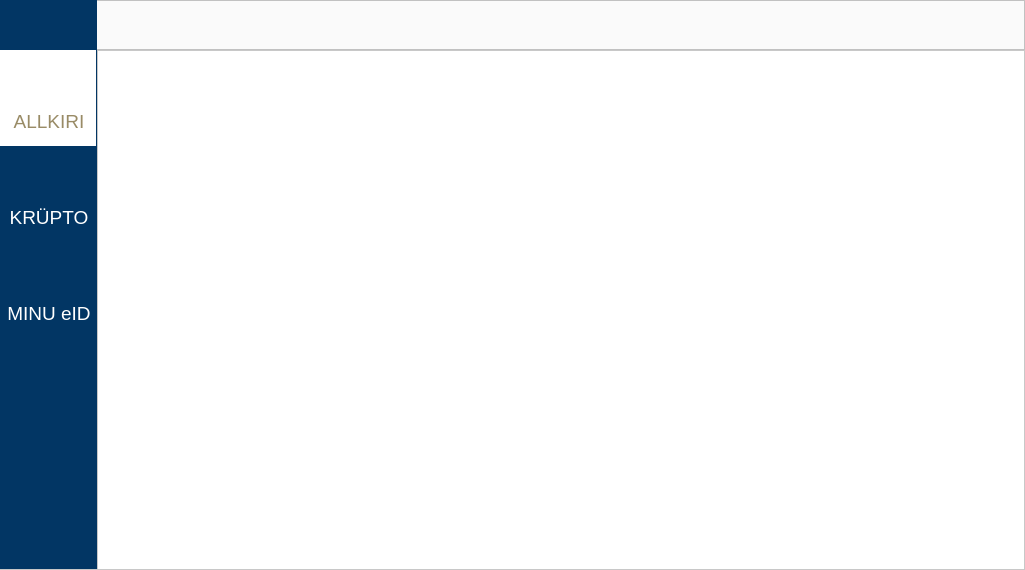
<?xml version="1.0" encoding="UTF-8"?>
<ui version="4.0">
 <class>MainWindow3</class>
 <widget class="QWidget" name="MainWindow3">
  <property name="geometry">
   <rect>
    <x>0</x>
    <y>0</y>
    <width>1025</width>
    <height>570</height>
   </rect>
  </property>
  <property name="sizePolicy">
   <sizepolicy hsizetype="Expanding" vsizetype="Expanding">
    <horstretch>0</horstretch>
    <verstretch>0</verstretch>
   </sizepolicy>
  </property>
  <property name="minimumSize">
   <size>
    <width>1025</width>
    <height>570</height>
   </size>
  </property>
  <property name="windowTitle">
   <string>Form</string>
  </property>
  <layout class="QVBoxLayout" name="verticalLayout">
   <property name="spacing">
    <number>0</number>
   </property>
   <property name="leftMargin">
    <number>0</number>
   </property>
   <property name="topMargin">
    <number>0</number>
   </property>
   <property name="rightMargin">
    <number>0</number>
   </property>
   <property name="bottomMargin">
    <number>0</number>
   </property>
   <item>
    <widget class="QFrame" name="topBar">
     <property name="sizePolicy">
      <sizepolicy hsizetype="Expanding" vsizetype="Fixed">
       <horstretch>0</horstretch>
       <verstretch>0</verstretch>
      </sizepolicy>
     </property>
     <property name="minimumSize">
      <size>
       <width>1025</width>
       <height>50</height>
      </size>
     </property>
     <property name="maximumSize">
      <size>
       <width>16777215</width>
       <height>50</height>
      </size>
     </property>
     <property name="styleSheet">
      <string notr="true">background-color: #fafafa;
/* Custom CSS */
box-shadow: rgba(0, 0, 0, 0.68) 0px 7px 6px -6px;
border-left-width: 0px;</string>
     </property>
     <property name="frameShape">
      <enum>QFrame::StyledPanel</enum>
     </property>
     <property name="frameShadow">
      <enum>QFrame::Raised</enum>
     </property>
     <widget class="QWidget" name="logo" native="true">
      <property name="geometry">
       <rect>
        <x>0</x>
        <y>0</y>
        <width>97</width>
        <height>51</height>
       </rect>
      </property>
      <property name="sizePolicy">
       <sizepolicy hsizetype="Fixed" vsizetype="Fixed">
        <horstretch>0</horstretch>
        <verstretch>0</verstretch>
       </sizepolicy>
      </property>
      <property name="minimumSize">
       <size>
        <width>97</width>
        <height>51</height>
       </size>
      </property>
      <property name="styleSheet">
       <string notr="true">border-bottom-width: 1px;
border-left-width: 0px;
border-style: solid;
border-color: #c8c8c8;
background-color: #023664;</string>
      </property>
      <widget class="QWidget" name="logoIcon" native="true">
       <property name="geometry">
        <rect>
         <x>8</x>
         <y>9</y>
         <width>80</width>
         <height>32</height>
        </rect>
       </property>
       <property name="sizePolicy">
        <sizepolicy hsizetype="Fixed" vsizetype="Fixed">
         <horstretch>0</horstretch>
         <verstretch>0</verstretch>
        </sizepolicy>
       </property>
       <property name="minimumSize">
        <size>
         <width>80</width>
         <height>32</height>
        </size>
       </property>
       <property name="styleSheet">
        <string notr="true">background-image: url(:/images/logo-small.png);
border: none;</string>
       </property>
      </widget>
     </widget>
     <widget class="QWidget" name="idSelector" native="true">
      <property name="geometry">
       <rect>
        <x>103</x>
        <y>2</y>
        <width>360</width>
        <height>45</height>
       </rect>
      </property>
      <widget class="QWidget" name="selector" native="true">
       <property name="geometry">
        <rect>
         <x>329</x>
         <y>9</y>
         <width>32</width>
         <height>32</height>
        </rect>
       </property>
       <property name="cursor">
        <cursorShape>PointingHandCursor</cursorShape>
       </property>
       <property name="styleSheet">
        <string notr="true">background-image: url(:/images/dropdown_32x32.png);
QWidget::widget:hover { background-color: #F0F0F0 }</string>
       </property>
      </widget>
      <widget class="CardInfo" name="cardInfo" native="true">
       <property name="geometry">
        <rect>
         <x>5</x>
         <y>2</y>
         <width>321</width>
         <height>45</height>
        </rect>
       </property>
      </widget>
     </widget>
    </widget>
   </item>
   <item>
    <layout class="QHBoxLayout" name="horizontalLayout">
     <property name="spacing">
      <number>0</number>
     </property>
     <item>
      <widget class="QFrame" name="leftBar">
       <property name="minimumSize">
        <size>
         <width>97</width>
         <height>520</height>
        </size>
       </property>
       <property name="maximumSize">
        <size>
         <width>97</width>
         <height>16777215</height>
        </size>
       </property>
       <property name="styleSheet">
        <string notr="true">border-bottom-width: 1px;
border-style: solid;
border-color: #c8c8c8;
background-color: #023664;</string>
       </property>
       <property name="frameShape">
        <enum>QFrame::StyledPanel</enum>
       </property>
       <property name="frameShadow">
        <enum>QFrame::Raised</enum>
       </property>
       <widget class="QWidget" name="signature" native="true">
        <property name="geometry">
         <rect>
          <x>0</x>
          <y>0</y>
          <width>96</width>
          <height>96</height>
         </rect>
        </property>
        <property name="sizePolicy">
         <sizepolicy hsizetype="Fixed" vsizetype="Fixed">
          <horstretch>0</horstretch>
          <verstretch>0</verstretch>
         </sizepolicy>
        </property>
        <property name="minimumSize">
         <size>
          <width>96</width>
          <height>96</height>
         </size>
        </property>
        <property name="cursor">
         <cursorShape>PointingHandCursor</cursorShape>
        </property>
        <property name="styleSheet">
         <string notr="true">background-color: #ffffff;
border: none;</string>
        </property>
        <widget class="QLabel" name="signatureLabel">
         <property name="geometry">
          <rect>
           <x>1</x>
           <y>60</y>
           <width>96</width>
           <height>19</height>
          </rect>
         </property>
         <property name="minimumSize">
          <size>
           <width>44</width>
           <height>19</height>
          </size>
         </property>
         <property name="font">
          <font>
           <pointsize>14</pointsize>
          </font>
         </property>
         <property name="styleSheet">
          <string notr="true">color: #998B66;
border: none;</string>
         </property>
         <property name="text">
          <string>ALLKIRI</string>
         </property>
         <property name="textFormat">
          <enum>Qt::RichText</enum>
         </property>
         <property name="alignment">
          <set>Qt::AlignCenter</set>
         </property>
        </widget>
        <widget class="QWidget" name="signatureIcon" native="true">
         <property name="geometry">
          <rect>
           <x>30</x>
           <y>16</y>
           <width>38</width>
           <height>38</height>
          </rect>
         </property>
         <property name="minimumSize">
          <size>
           <width>38</width>
           <height>38</height>
          </size>
         </property>
         <property name="font">
          <font>
           <pointsize>14</pointsize>
          </font>
         </property>
         <property name="styleSheet">
          <string notr="true">background-repeat: none;
background-image: url(:/images/sign_38x38.png);
border: none;</string>
         </property>
        </widget>
       </widget>
       <widget class="QWidget" name="crypto" native="true">
        <property name="geometry">
         <rect>
          <x>0</x>
          <y>96</y>
          <width>96</width>
          <height>96</height>
         </rect>
        </property>
        <property name="sizePolicy">
         <sizepolicy hsizetype="Fixed" vsizetype="Fixed">
          <horstretch>0</horstretch>
          <verstretch>0</verstretch>
         </sizepolicy>
        </property>
        <property name="minimumSize">
         <size>
          <width>96</width>
          <height>96</height>
         </size>
        </property>
        <property name="cursor">
         <cursorShape>PointingHandCursor</cursorShape>
        </property>
        <property name="styleSheet">
         <string notr="true">background-color: #023664;
border: none;</string>
        </property>
        <widget class="QLabel" name="cryptoLabel">
         <property name="geometry">
          <rect>
           <x>1</x>
           <y>60</y>
           <width>96</width>
           <height>19</height>
          </rect>
         </property>
         <property name="minimumSize">
          <size>
           <width>44</width>
           <height>19</height>
          </size>
         </property>
         <property name="font">
          <font>
           <pointsize>14</pointsize>
          </font>
         </property>
         <property name="styleSheet">
          <string notr="true">color: #FFFFFF;
border: none;</string>
         </property>
         <property name="text">
          <string>KRÜPTO</string>
         </property>
         <property name="textFormat">
          <enum>Qt::RichText</enum>
         </property>
         <property name="alignment">
          <set>Qt::AlignCenter</set>
         </property>
        </widget>
        <widget class="QWidget" name="cryptoIcon" native="true">
         <property name="geometry">
          <rect>
           <x>30</x>
           <y>16</y>
           <width>38</width>
           <height>38</height>
          </rect>
         </property>
         <property name="minimumSize">
          <size>
           <width>38</width>
           <height>38</height>
          </size>
         </property>
         <property name="font">
          <font>
           <pointsize>14</pointsize>
          </font>
         </property>
         <property name="styleSheet">
          <string notr="true">background-repeat: none;
background-image: url(:/images/crypto_38x38.png);
border: none;</string>
         </property>
        </widget>
       </widget>
       <widget class="QWidget" name="myEid" native="true">
        <property name="geometry">
         <rect>
          <x>0</x>
          <y>192</y>
          <width>96</width>
          <height>96</height>
         </rect>
        </property>
        <property name="sizePolicy">
         <sizepolicy hsizetype="Fixed" vsizetype="Fixed">
          <horstretch>0</horstretch>
          <verstretch>0</verstretch>
         </sizepolicy>
        </property>
        <property name="minimumSize">
         <size>
          <width>96</width>
          <height>96</height>
         </size>
        </property>
        <property name="cursor">
         <cursorShape>PointingHandCursor</cursorShape>
        </property>
        <property name="styleSheet">
         <string notr="true">background-color: #023664;
border: none;</string>
        </property>
        <widget class="QLabel" name="myEidLabel">
         <property name="geometry">
          <rect>
           <x>1</x>
           <y>60</y>
           <width>96</width>
           <height>19</height>
          </rect>
         </property>
         <property name="minimumSize">
          <size>
           <width>44</width>
           <height>19</height>
          </size>
         </property>
         <property name="font">
          <font>
           <pointsize>14</pointsize>
          </font>
         </property>
         <property name="styleSheet">
          <string notr="true">color: #FFFFFF;
border: none;</string>
         </property>
         <property name="text">
          <string>MINU eID</string>
         </property>
         <property name="textFormat">
          <enum>Qt::RichText</enum>
         </property>
         <property name="alignment">
          <set>Qt::AlignCenter</set>
         </property>
        </widget>
        <widget class="QWidget" name="myEidIcon" native="true">
         <property name="geometry">
          <rect>
           <x>30</x>
           <y>16</y>
           <width>38</width>
           <height>38</height>
          </rect>
         </property>
         <property name="minimumSize">
          <size>
           <width>38</width>
           <height>38</height>
          </size>
         </property>
         <property name="font">
          <font>
           <pointsize>14</pointsize>
          </font>
         </property>
         <property name="styleSheet">
          <string notr="true">background-repeat: none;
background-image: url(:/images/my_eid_38x38.png);
border: none;</string>
         </property>
        </widget>
       </widget>
      </widget>
     </item>
     <item>
      <widget class="QFrame" name="startScreen">
       <property name="minimumSize">
        <size>
         <width>928</width>
         <height>520</height>
        </size>
       </property>
       <property name="maximumSize">
        <size>
         <width>16777215</width>
         <height>16777215</height>
        </size>
       </property>
       <property name="styleSheet">
        <string notr="true">border: 1px solid #c8c8c8;
background-color: #ffffff;</string>
       </property>
       <property name="frameShape">
        <enum>QFrame::StyledPanel</enum>
       </property>
       <property name="frameShadow">
        <enum>QFrame::Raised</enum>
       </property>
      </widget>
     </item>
    </layout>
   </item>
  </layout>
 </widget>
 <customwidgets>
  <customwidget>
   <class>CardInfo</class>
   <extends>QWidget</extends>
   <header>CardInfo.h</header>
   <container>1</container>
  </customwidget>
 </customwidgets>
 <resources/>
 <connections/>
</ui>
